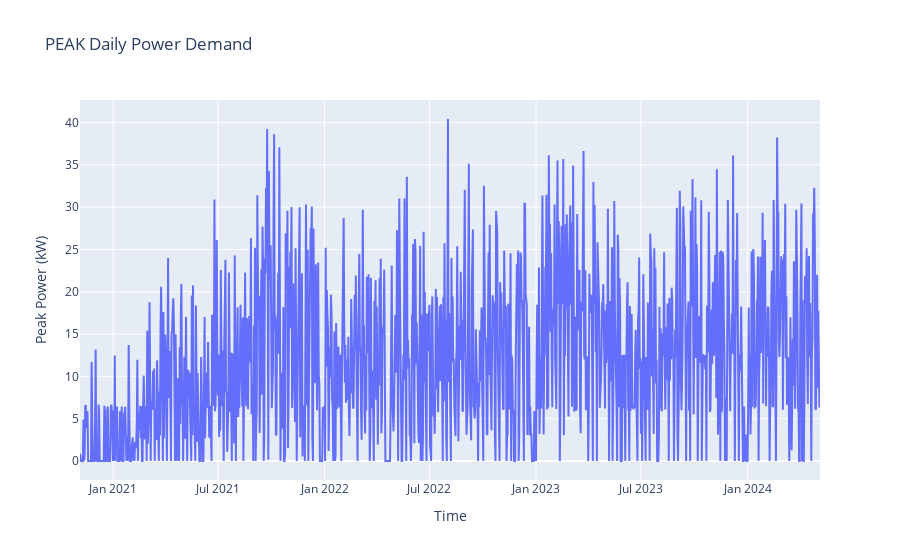

Notebook source saved alongside this figure:
### Code cell
fig = go.Figure()
fig.add_trace(
    go.Scatter(
        x = dailydemand.index, y = dailydemand["peak_power_kW"], hovertext=dailydemand["day"]
    )
)
fig.update_layout(title = f"PEAK Daily Power Demand", xaxis_title = "Time", yaxis_title="Peak Power (kW)")
fig.show()

### Figure 1 — Plotly figure (JSON) as saved in the notebook; plotly's stock layout.template omitted (floating-point values rounded to 4 significant figures; data arrays with more than 128 entries replaced by an {"elided": "..."} marker saying what was removed)
{"data": [{"hovertext": {"elided": "1278 str values"}, "type": "scatter", "x": {"elided": "1278 str values"}, "y": {"elided": "1278 float values"}}], "layout": {"title": {"text": "PEAK Daily Power Demand"}, "xaxis": {"title": {"text": "Time"}}, "yaxis": {"title": {"text": "Peak Power (kW)"}}}}
